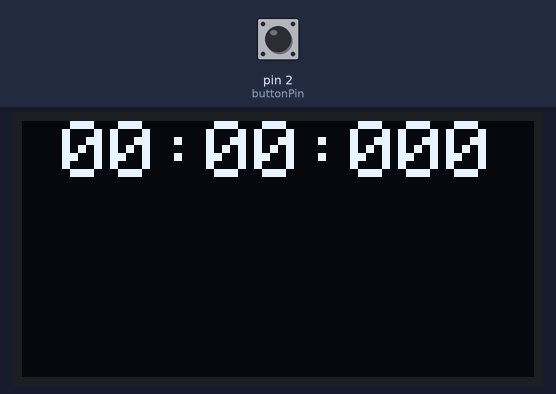
This sketch was run on a simulated Arduino Uno, built with avr-gcc and run on an emulated ATmega328P. Shown: 128×64 one-colour display. Inputs (shaded band) come from the test bench; at power-on: pin 2 (buttonPin) LOW.

Above: at 2.2 s.
2.3 s: pin 2 (buttonPin) pulled HIGH for 0.15 s
At 2.71 s:
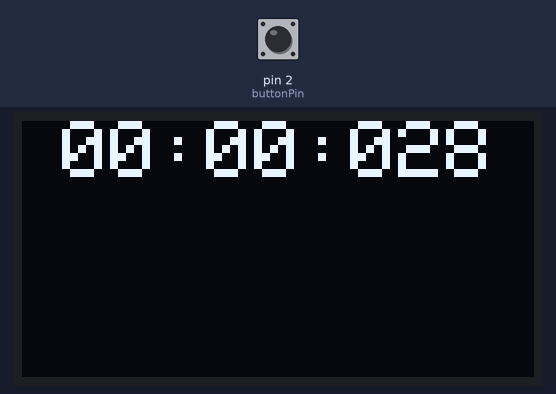
3.0 s: pin 2 (buttonPin) pulled HIGH for 1 s
At 4.8 s:
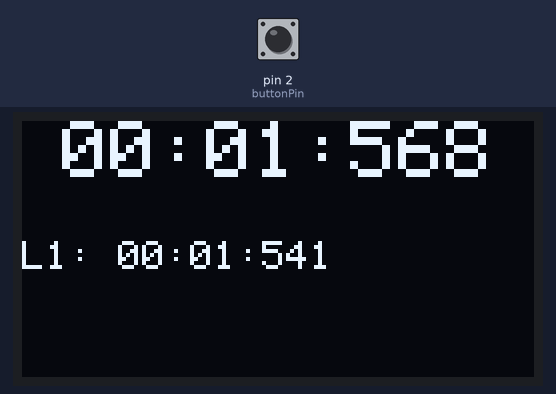
5.6 s: pin 2 (buttonPin) pulled HIGH for 0.15 s
At 6.05 s:
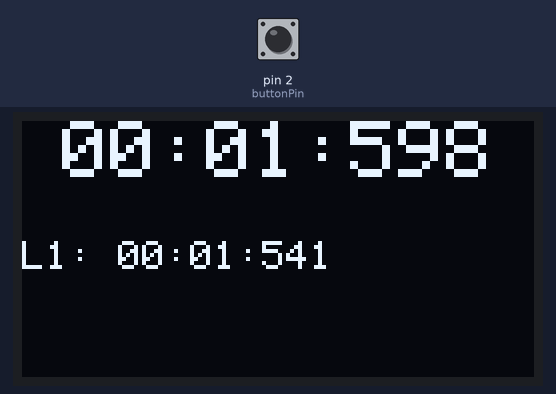
6.3 s: pin 2 (buttonPin) pulled HIGH for 1 s
At 7.8 s:
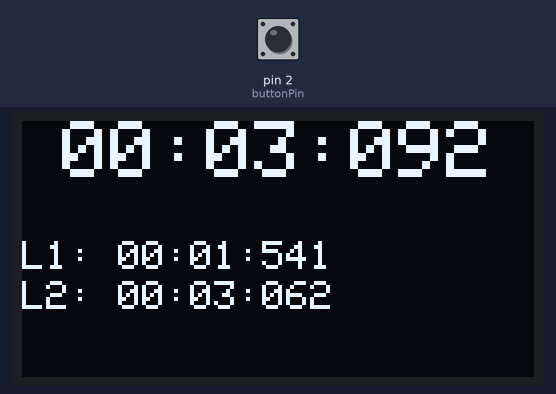
8.8 s: pin 2 (buttonPin) pulled HIGH for 3.2 s
At 11.3 s:
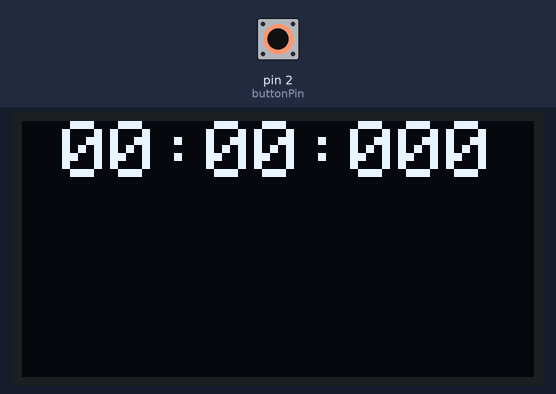
Timing chart, 0 to 12.8 s (numbered marks = the images above; inputs shaded):
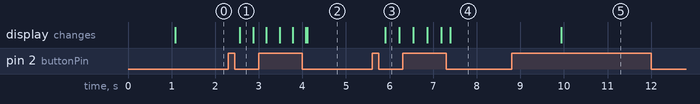

Measured:
- after the input at 2.3 s, the display: changes after 0.27 s (image 1)
- after the input at 3.0 s, the display: first differs from a run without the input after 1.1 s (image 2)
- after the input at 5.6 s, the display: changes after 0.30 s (image 3)
- after the input at 8.8 s, the display: changes after 1.1 s (image 5)

The sketch:

oled_stop_watch_v1.ino
```cpp
#include <Wire.h>
#include <Adafruit_GFX.h>
#include <Adafruit_SSD1306.h>

#define SCREEN_WIDTH 128
#define SCREEN_HEIGHT 64

Adafruit_SSD1306 display(SCREEN_WIDTH, SCREEN_HEIGHT, &Wire, -1);

// ====== BUTTON ======
const int buttonPin = 2;

int buttonState = LOW;
int lastButtonState = LOW;

unsigned long lastDebounceTime = 0;
unsigned long debounceDelay = 50;

unsigned long pressStartTime = 0;
const unsigned long longPressTime = 1000;

bool longPressTriggered = false;

// ====== STOPWATCH ======
bool running = false;
unsigned long startTime = 0;
unsigned long elapsedTime = 0;

// ====== LAP STORAGE ======
#define MAX_LAPS 3
unsigned long laps[MAX_LAPS] = {0};
int lapIndex = 0;

// ====== SETUP ======
void setup() {
  pinMode(buttonPin, INPUT);

  display.begin(SSD1306_SWITCHCAPVCC, 0x3C);

  display.clearDisplay();
  display.setTextSize(2);
  display.setCursor(20, 25);
  display.print("READY");
  display.display();
  delay(1000);
}

// ====== LOOP ======
void loop() {
  int reading = digitalRead(buttonPin);

  // Debounce
  if (reading != lastButtonState) {
    lastDebounceTime = millis();
  }

  if ((millis() - lastDebounceTime) > debounceDelay) {

    if (reading != buttonState) {
      buttonState = reading;

      // Button pressed
      if (buttonState == HIGH) {
        pressStartTime = millis();
        longPressTriggered = false;
      }

      // Button released
      if (buttonState == LOW) {
        if (!longPressTriggered) {

          if (running) {
            if (lapIndex < MAX_LAPS) {
              laps[lapIndex++] = elapsedTime;
            }
          }

          // Toggle start/pause
          running = !running;

          if (running) {
            startTime = millis() - elapsedTime;
          } else {
            elapsedTime = millis() - startTime;
          }
        }
      }
    }

    // LONG PRESS → RESET
    if (buttonState == HIGH && !longPressTriggered) {
      if (millis() - pressStartTime >= longPressTime) {
        running = false;
        elapsedTime = 0;
        lapIndex = 0;
        for (int i = 0; i < MAX_LAPS; i++) laps[i] = 0;
        longPressTriggered = true;
      }
    }
  }

  // Update time
  if (running) {
    elapsedTime = millis() - startTime;
  }

  // ===== DISPLAY =====
  display.clearDisplay();
  display.setTextColor(WHITE);

  int minutes = (elapsedTime / 60000);
  int seconds = (elapsedTime / 1000) % 60;
  int ms = elapsedTime % 1000;

  // Main time
  display.setTextSize(2);
  display.setCursor(10, 0);

  if (minutes < 10) display.print("0");
  display.print(minutes);
  display.print(":");

  if (seconds < 10) display.print("0");
  display.print(seconds);
  display.print(":");

  if (ms < 100) display.print("0");
  if (ms < 10) display.print("0");
  display.print(ms);

  // ===== LAPS =====
  display.setTextSize(1);
  for (int i = 0; i < lapIndex; i++) {

    int m = laps[i] / 60000;
    int s = (laps[i] / 1000) % 60;
    int lms = laps[i] % 1000;

    display.setCursor(0, 30 + i * 10);
    display.print("L");
    display.print(i + 1);
    display.print(": ");

    if (m < 10) display.print("0");
    display.print(m);
    display.print(":");

    if (s < 10) display.print("0");
    display.print(s);
    display.print(":");

    if (lms < 100) display.print("0");
    if (lms < 10) display.print("0");
    display.print(lms);
  }

  display.display();  //VERY IMPORTANT

  lastButtonState = reading;
}
```
